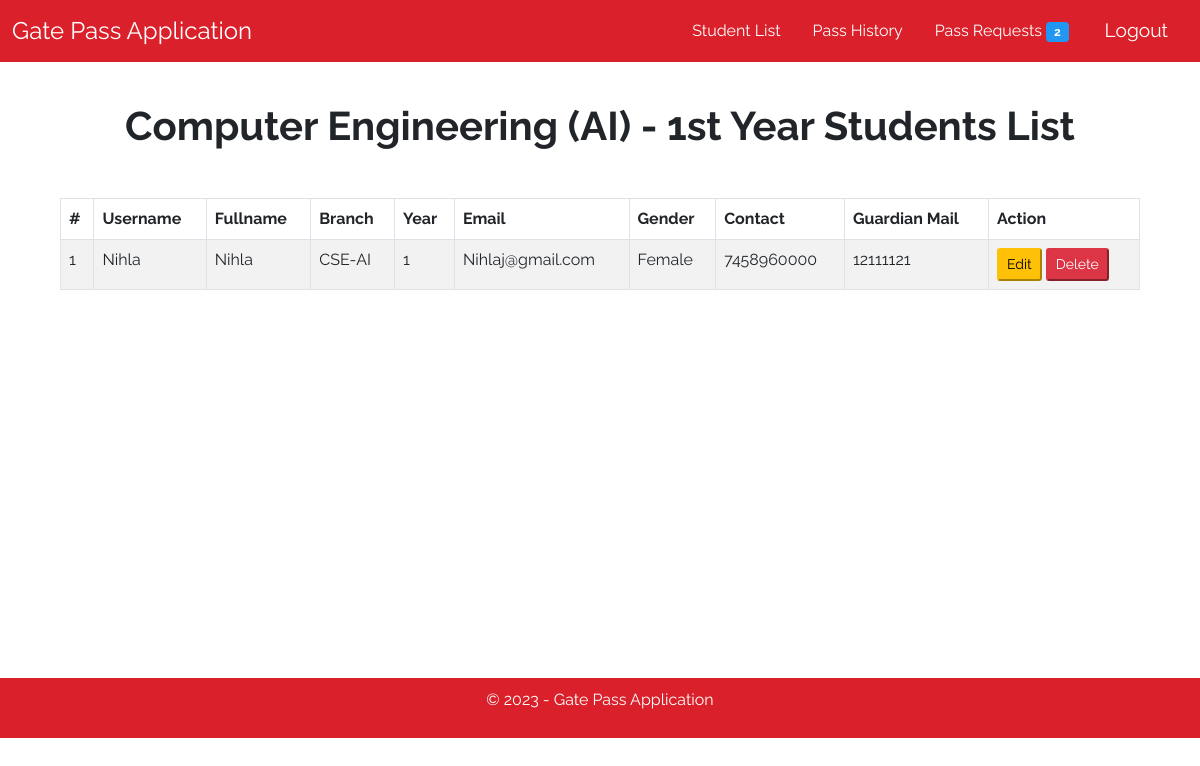
The app's page /cseai1.php (signed in) with its own data.
### tables this page shows
CREATE TABLE `users` (
  `id` int(11) NOT NULL,
  `fullname` varchar(255) NOT NULL,
  `name` varchar(255) NOT NULL,
  `password` varchar(255) NOT NULL,
  `type` varchar(150) NOT NULL,
  `email` varchar(255) NOT NULL,
  `gender` varchar(150) NOT NULL,
  `department` varchar(255) NOT NULL,
  `year` varchar(20) NOT NULL,
  `phone` varchar(150) NOT NULL,
  `gnmail` varchar(150) NOT NULL
);

### cseai1.php (the view, shortened to what this page needs)
<?php
if(!isset($_SESSION["sess_user"])){
  header("Location: index.php");
}
else{
?>
<!DOCTYPE html>
<html lang="en">
<head>
<link href="https://cdn.jsdelivr.net/npm/bootstrap@5.0.0-beta2/dist/css/bootstrap.min.css" rel="stylesheet"
>
    <link rel="stylesheet" href="css/style.css">
</head>
<body>
    <nav class="navbar header-nav navbar-expand-lg navbar-light bg-light">
        <div class="container-fluid">
            <a class="navbar-brand" href="admin.php">Gate Pass Application</a>
            <ul class="nav justify-content-end">
            <li class="nav-item">
                <a class="nav-link" href="registeredstudents.php" style="color:white;">Student List</a>
            </li>
            <li class="nav-item">
                <a class="nav-link" href="leave_history.php" style="color:white;">Pass History</a>
            </li>
            <li class="nav-item">
            <a class="nav-link" href="admin.php" style="color:white;">Pass Requests <span class="badge badge-pill" style="background-color:#2196f3;"><?php include('count_req.php');?></span></a>
            </li>
            <li class="nav-item">
            <button id="logout" onclick="window.location.href='logout.php';">Logout</button> </div>
    </nav>
    <h1>Computer Engineering (AI) - 1st Year Students List</h1>
    <div class="mycontainer">
        <div class="table-responsive">
              <table class="table table-bordered table-hover table-striped">
                  <thead>
                      <th>#</th>
                      <th>Username</th>
                      <th>Fullname</th>
                      <th>Branch</th>
                      <th>Year</th>
                      <th>Email</th>
                      <th>Gender</th>
                      <th>Contact</th>
                      <th>Guardian Mail</th>
                      <th>Action</th>
                  </thead>
                  <tbody>
                    <?php
                          $leaves = mysqli_query($conn,"SELECT * FROM users WHERE type = 'Employee' AND department='CSE-AI' AND year='1'");
                          if($leaves){
                            $numrow = mysqli_num_rows($leaves);
                            if($numrow!=0){
                              $cnt=1;
                              while($row1 = mysqli_fetch_array($leaves))
                                echo "<tr>
                                        <td>$cnt</td>
                                        <td>{$row1['name']}</td>
                                        <td>{$row1['fullname']}</td>
                                        <td>{$row1['department']}</td>
                                        <td>{$row1['year']}</td>
                                        <td>{$row1['email']}</td>
                                        <td>{$row1['gender']}</td>
                                        <td>{$row1['phone']}</td>
                                        <td>{$row1['gnmail']}</td>
                                        <td><a href=\"edit.php?id={$row1['id']}\"><button class='btn-warning btn-sm'>Edit</button></a> <a href=\"delete_emp.php?id={$row1['id']}\"><button class='btn-danger btn-sm' >Delete</button></a></td>
                                      </tr>";
                             $cnt++; }
                             else {
                              echo"<tr class='text-center'><td colspan='12'>YOU DON'T HAVE ANY LEAVE HISTORY! PLEASE APPLY TO VIEW YOUR STATUS HERE!</td></tr>";
                            }
                          }
                          else{
                            echo "Query Error : " . "SELECT descr,status FROM leaves WHERE eid='".$_SESSION['sess_eid']."'" . "<br>" . mysqli_error($conn);;
                          }
                      ?>
                  </tbody>
              </table>
          </div>
    </div>
    <footer class="footer navbar navbar-expand-lg navbar-light bg-light" style="color:white;">
    <div>
    <p class="text-center">&copy; <?php echo date("Y"); ?> - Gate Pass Application</p>
    </div>
    </footer>
</body>
</html>
<?php
}
?>

### css/style.css (style rules this page uses)
* { margin: 0px; box-sizing: border-box; font-family: 'Raleway', sans-serif; }
body { max-width: 100vw; overflow-x: hidden; height: 100vh; }
.header-nav { position: sticky; top: 0; z-index: 999; background-color: #da202a !important; }
.navbar-brand { font-size: 1.5em; color: white !important; font-weight: 400; }
#register, #logout { float: right; padding: 5px; text-decoration: none; color: white; font-size: 1.2em; margin: auto 15px; font-weight: 400; width: max-content; }
#logout { outline: none; border:none; background-color: #da202a; color: white; border-radius: 8px; }
.footer { width: 100%; display: flex; align-items: center; justify-content: center; width: 100%; padding: 10px; bottom: 0; background-color: #da202a !important; color:white; bottom: 0px; }
.footer > div { width: 100%; display: flex; align-items: center; justify-content: center; }

### cseai1.php (style rules this page uses)
* { font-family: 'Raleway', sans-serif; }
h1 { text-align: center; font-size: 2.5em; font-weight: bold; padding-top: 1em; }
.mycontainer { width: 90%; margin: 1.5rem auto; min-height: 60vh; }
.mycontainer table { margin: 1.5rem auto; }

### records on screen
users: cnt "1", name "Nihla", fullname "Nihla", department "CSE-AI", year "1", email "Nihlaj@gmail.com", gender "Female", phone "7458960000", gnmail "12111121"

### other values on screen
$query->num_rows "2"
